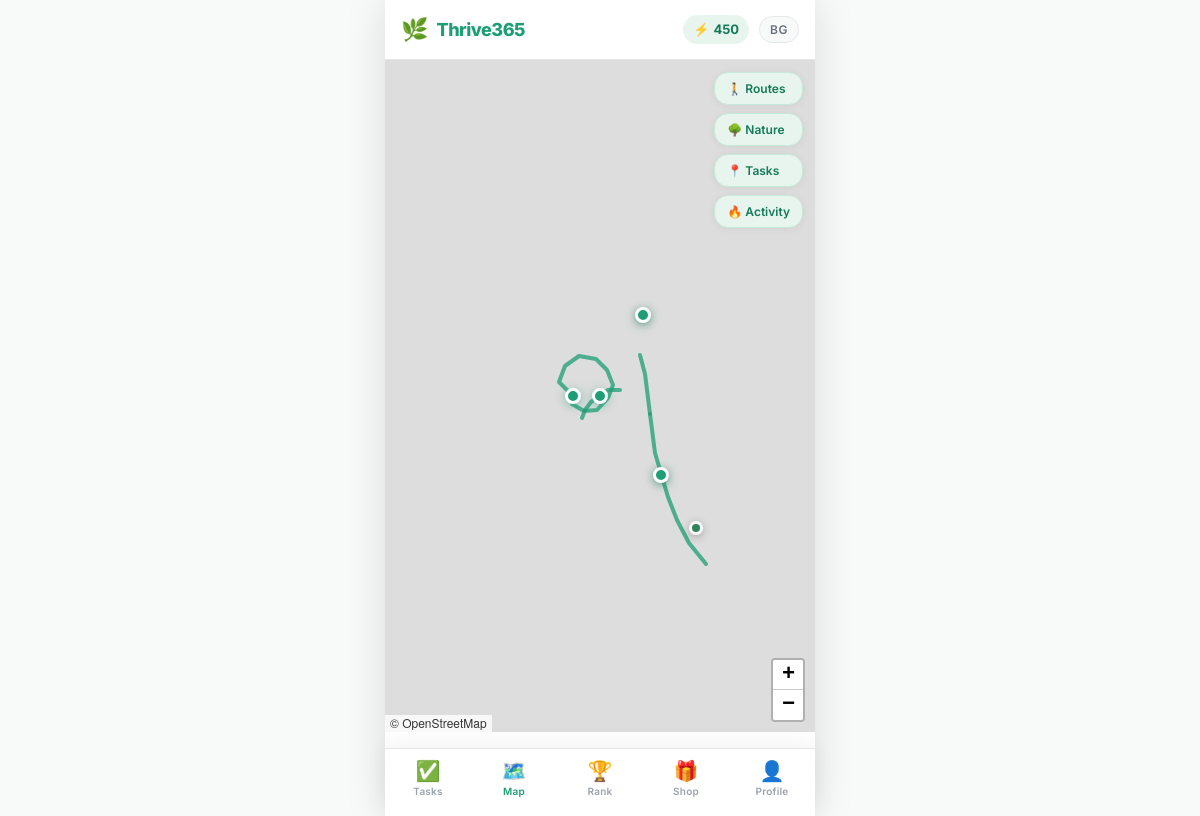
/map (signed in), run on the app's committed database.
### models.py (models this page shows)
class User(UserMixin, db.Model):
    __tablename__ = 'users'
    id = db.Column(db.Integer, primary_key=True)
    google_id = db.Column(db.String(100), unique=True, nullable=True)
    name = db.Column(db.String(100), nullable=False)
    email = db.Column(db.String(150), unique=True, nullable=False)
    avatar = db.Column(db.String(500), nullable=True)
    points = db.Column(db.Integer, default=0)
    streak = db.Column(db.Integer, default=0)
    last_active_date = db.Column(db.Date, nullable=True)
    language_preference = db.Column(db.String(2), default='en')
    created_at = db.Column(db.DateTime, default=datetime.utcnow)
    completions = db.relationship('TaskCompletion', backref='user', lazy=True, cascade='all, delete-orphan')
    redemptions = db.relationship('Redemption', backref='user', lazy=True, cascade='all, delete-orphan')
    user_badges = db.relationship('UserBadge', backref='user', lazy=True, cascade='all, delete-orphan')

### app.py (the view)
@app.route('/map')
@login_required
def map_page():
    tasks = Task.query.filter_by(date=date.today()).all()
    return render_template('map.html', tasks=tasks)

### app.py (called while the page is built)
@login_manager.user_loader
def load_user(user_id):
    return db.session.get(User, int(user_id))

def get_lang():
    if current_user.is_authenticated:
        return current_user.language_preference or 'en'
    return session.get('lang', 'en')

@app.context_processor
def inject_globals():
    return {
        'lang': get_lang(),
        'current_year': datetime.now().year,
        'today': date.today(),
        'google_enabled': bool(google),
    }

### templates/map.html (shortened to what this page needs)
{% extends "base.html" %}
{% block head %}
<link rel="stylesheet" href="https://unpkg.com/leaflet@1.9.4/dist/leaflet.css">
{% endblock %}
{% block content %}
<div class="map-container">
  <div id="map"></div>
  <div class="map-controls">
    <button class="map-layer-btn active" id="btn-routes" onclick="toggleLayer('routes')">
      🚶 {{ 'Routes' if lang == 'en' else 'Маршрути' }}
    </button>
    <button class="map-layer-btn active" id="btn-nature" onclick="toggleLayer('nature')">
      🌳 {{ 'Nature' if lang == 'en' else 'Природа' }}
    </button>
    <button class="map-layer-btn active" id="btn-tasks" onclick="toggleLayer('tasks')">
      📍 {{ 'Tasks' if lang == 'en' else 'Задачи' }}
    </button>
    <button class="map-layer-btn active" id="btn-heatmap" onclick="toggleLayer('heatmap')">
      🔥 {{ 'Activity' if lang == 'en' else 'Активност' }}
    </button>
  </div>
</div>
{% endblock %}

### templates/base.html (shortened to what this page needs)
<!DOCTYPE html>
<html lang="{{ lang }}">
<head>
  <link rel="stylesheet" href="{{ url_for('static', filename='css/style.css') }}">
  {% block head %}{% endblock %}
</head>
<body class="{% block body_class %}{% endblock %}">
<div class="page-wrapper">
  <header class="app-header">
    <div class="header-inner">
      <a href="{{ url_for('tasks') if current_user.is_authenticated else url_for('index') }}" class="logo">
        <span class="logo-icon">🌿</span>
        <span class="logo-text">Thrive365</span>
      </a>
      <div class="header-actions">
        {% if current_user.is_authenticated %}
        <div class="points-badge">
          <span>⚡</span>
          <span>{{ current_user.points }}</span>
        </div>
        {% endif %}
        <button class="lang-toggle" onclick="switchLanguage()" title="Switch language">
          {{ 'BG' if lang == 'en' else 'EN' }}
        </button>
      </div>
    </div>
  </header>
  <main class="main-content {% if not current_user.is_authenticated %}no-nav{% endif %}">
    {% block content %}{% endblock %}
  </main>
  {% if current_user.is_authenticated %}
  <nav class="bottom-nav">
    <a href="{{ url_for('tasks') }}" class="nav-item {% if request.endpoint == 'tasks' %}active{% endif %}">
      <span class="nav-icon">✅</span>
      <span class="nav-label">{{ 'Tasks' if lang == 'en' else 'Задачи' }}</span>
    </a>
    <a href="{{ url_for('map_page') }}" class="nav-item {% if request.endpoint == 'map_page' %}active{% endif %}">
      <span class="nav-icon">🗺️</span>
      <span class="nav-label">{{ 'Map' if lang == 'en' else 'Карта' }}</span>
    </a>
    <a href="{{ url_for('leaderboard') }}" class="nav-item {% if request.endpoint == 'leaderboard' %}active{% endif %}">
      <span class="nav-icon">🏆</span>
      <span class="nav-label">{{ 'Rank' if lang == 'en' else 'Класация' }}</span>
    </a>
    <a href="{{ url_for('shop') }}" class="nav-item {% if request.endpoint == 'shop' %}active{% endif %}">
      <span class="nav-icon">🎁</span>
      <span class="nav-label">{{ 'Shop' if lang == 'en' else 'Магазин' }}</span>
    </a>
    <a href="{{ url_for('profile') }}" class="nav-item {% if request.endpoint == 'profile' %}active{% endif %}">
      <span class="nav-icon">👤</span>
      <span class="nav-label">{{ 'Profile' if lang == 'en' else 'Профил' }}</span>
    </a>
  </nav>
  {% endif %}
</div>
</body>
</html>

### static/css/style.css (style rules this page uses)
:root { --green: #1D9E75; --green-dark: #157A5A; --green-light: #E8F5EF; --green-mid: #C5E8D8; --text: #1A1A1A; --text-secondary: #6B7280; --text-muted: #9CA3AF; --border: #E5E7EB; --bg: #F8FAF9; --white: #FFFFFF; --red: #EF4444; --red-light: #FEF2F2; --yellow: #F59E0B; --shadow-sm: 0 1px 8px rgba(0,0,0,0.06); --shadow: 0 2px 16px rgba(0,0,0,0.08); --shadow-lg: 0 8px 32px rgba(0,0,0,0.12); --radius-sm: 8px; --radius: 14px; --radius-lg: 20px; --radius-xl: 28px; --nav-height: 68px; --header-height: 60px; --safe-bottom: env(safe-area-inset-bottom, 0px); }
*, *::before, *::after { box-sizing: border-box; margin: 0; padding: 0; }
html { font-size: 16px; -webkit-text-size-adjust: 100%; }
body { font-family: 'Inter', -apple-system, BlinkMacSystemFont, 'Segoe UI', sans-serif; background: var(--bg); color: var(--text); line-height: 1.5; min-height: 100vh; -webkit-font-smoothing: antialiased; }
a { color: inherit; text-decoration: none; }
button { cursor: pointer; font-family: inherit; border: none; background: none; }
.page-wrapper { max-width: 430px; margin: 0 auto; min-height: 100vh; position: relative; background: var(--white); }
.main-content { padding-top: var(--header-height); padding-bottom: calc(var(--nav-height) + var(--safe-bottom) + 16px); min-height: 100vh; }
.app-header { position: fixed; top: 0; left: 50%; transform: translateX(-50%); width: 100%; max-width: 430px; height: var(--header-height); background: var(--white); border-bottom: 1px solid var(--border); z-index: 200; display: flex; align-items: center; padding: 0 16px; }
.header-inner { display: flex; align-items: center; justify-content: space-between; width: 100%; }
.logo { display: flex; align-items: center; gap: 8px; }
.logo-icon { font-size: 22px; }
.logo-text { font-size: 18px; font-weight: 800; color: var(--green); letter-spacing: -0.5px; }
.header-actions { display: flex; align-items: center; gap: 10px; }
.points-badge { display: flex; align-items: center; gap: 4px; background: var(--green-light); color: var(--green-dark); font-weight: 700; font-size: 13px; padding: 5px 10px; border-radius: 20px; }
.lang-toggle { background: var(--bg); border: 1px solid var(--border); color: var(--text-secondary); font-size: 12px; font-weight: 600; padding: 5px 10px; border-radius: 20px; letter-spacing: 0.5px; transition: all 0.15s ease; }
.bottom-nav { position: fixed; bottom: 0; left: 50%; transform: translateX(-50%); width: 100%; max-width: 430px; height: calc(var(--nav-height) + var(--safe-bottom)); background: var(--white); border-top: 1px solid var(--border); display: flex; align-items: flex-start; padding-top: 8px; padding-bottom: var(--safe-bottom); z-index: 200; box-shadow: 0 -4px 20px rgba(0,0,0,0.06); }
.nav-item { flex: 1; display: flex; flex-direction: column; align-items: center; gap: 3px; padding: 4px 0; color: var(--text-muted); transition: color 0.15s ease; -webkit-tap-highlight-color: transparent; }
.nav-item.active { color: var(--green); }
.nav-icon { font-size: 20px; line-height: 1; }
.nav-label { font-size: 10px; font-weight: 600; letter-spacing: 0.2px; }
.map-container { height: calc(100vh - var(--header-height) - var(--nav-height) - var(--safe-bottom)); position: relative; }
#map { width: 100%; height: 100%; }
.map-controls { position: absolute; top: 12px; right: 12px; z-index: 400; display: flex; flex-direction: column; gap: 8px; }
.map-layer-btn { background: var(--white); border: 1px solid var(--border); border-radius: var(--radius); padding: 8px 12px; font-size: 12px; font-weight: 600; color: var(--text-secondary); box-shadow: var(--shadow-sm); display: flex; align-items: center; gap: 6px; transition: all 0.15s ease; cursor: pointer; }
.map-layer-btn.active { background: var(--green-light); color: var(--green-dark); border-color: var(--green-mid); }
@media (min-width: 430px) { .page-wrapper { box-shadow: 0 0 40px rgba(0,0,0,0.12); } }

### data on the page
User: points "450", language_preference "BG", language_preference "Routes", language_preference "Nature", language_preference "Tasks", language_preference "Activity", language_preference "Map", language_preference "Rank", language_preference "Shop", language_preference "Profile"
